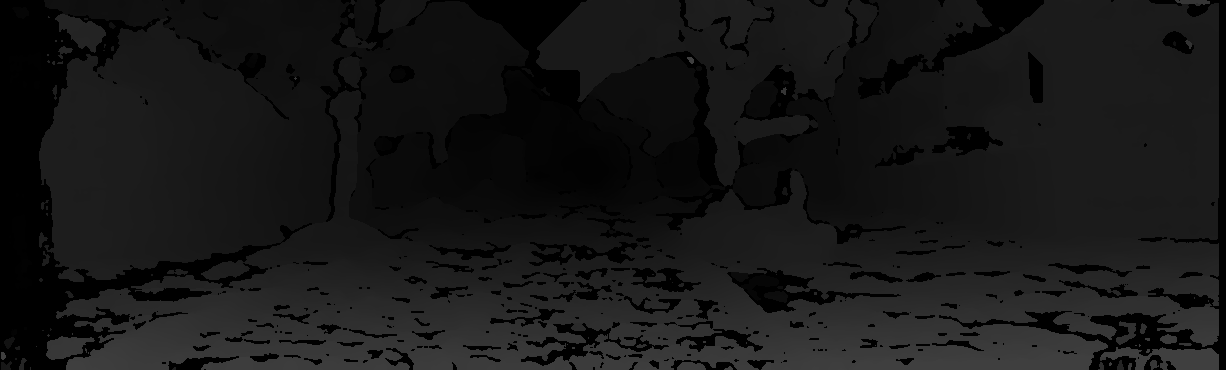
#> input picture Code/matlab_Disparity/000000_10.png, 1226 x 370 px, given as the content of the folder :/KITTI_DataSet/KITTI2012/data_stereo_flow/training/image_0/, which was not available
$ python opencv_Calibration.py   (older library calls are emulated)
#> lines starting #> are read from the running program, lines starting #| are printed output that depends on the picture; after the words box and inside, x2 and y2 are one past the last pixel; in counts of white or black regions, pixels touching at a corner belong together; pictures that were not available may be replaced by others from this repository, and a replacement may not be noted
# -*- coding: utf-8 -*-
"""
Created on Tue Dec 20 10:13:05 2016

@author: MagicWang
"""

import cv2
import numpy as np
from os import listdir
import matplotlib.pyplot as plt

flag = 0  ## 0:BM，1:SGBM
preDir = 'E:/KITTI_DataSet/KITTI2012/data_stereo_flow/training/'
resultDir = './opencv_Result/'
tau = 3 ##误差阈值
picNum = 0

if __name__=="__main__":
    leftDir = preDir + 'image_0/'
    rightDir = preDir + 'image_1/'
    picList = listdir(leftDir)
    disp_err = 0.0

    num = 6
#    blocksize = 17能达到25.08% 25.233%，19：25.07%，25.19%
    blockSize = 17

    picList = ['000000_10.png','000001_10.png']

    for pic in picList:
        if pic.split('_')[1]=='10.png':
            picNum += 1
            imgL = cv2.imread(leftDir + pic, 0)
#> imgL is the input picture: shape (370, 1226); min 0, max 63, mean 22.8
            imgR = cv2.imread(rightDir + pic, 0)
            if flag:
                ## SAD Window numDisparities:范围,最大视差 blockSize:窗的大小
                stereo = cv2.StereoBM_create(numDisparities=16*num, blockSize=blockSize)
            else:
                ## semi-global block matching
                stereo = cv2.StereoSGBM_create(minDisparity=0, numDisparities=16*num, blockSize=blockSize)
            ## disparity是带4bit小数，所以实际值应该除以16
            disparity = stereo.compute(imgL, imgR)
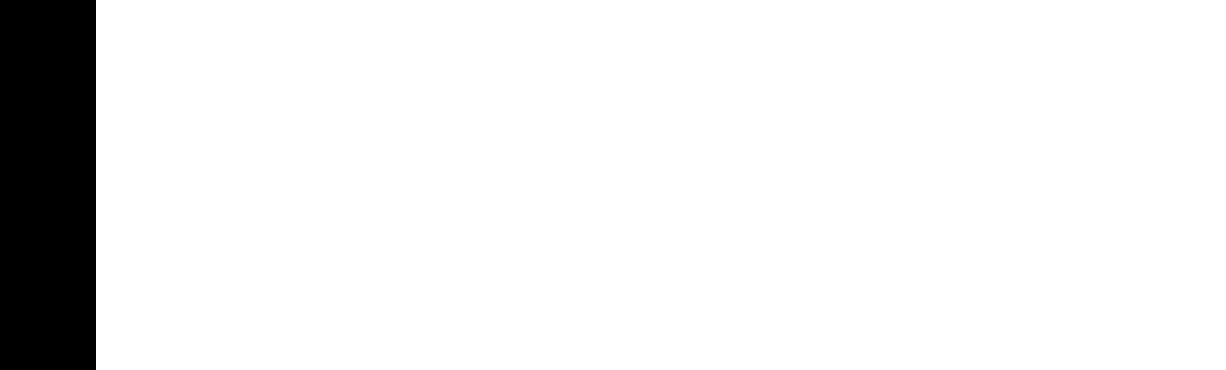
#> disparity: shape (370, 1226) int16; values -16 (black) and 0 (white), 92.2% white; 1 black region, box (x1, y1, x2, y2) and area: (0, 0, 96, 370) 35520
            realDisp = disparity.astype(np.float32)/16.

            referDispName = preDir + 'disp_noc/' + pic
            originalDisp = cv2.imread(referDispName, flags=cv2.IMREAD_ANYDEPTH)
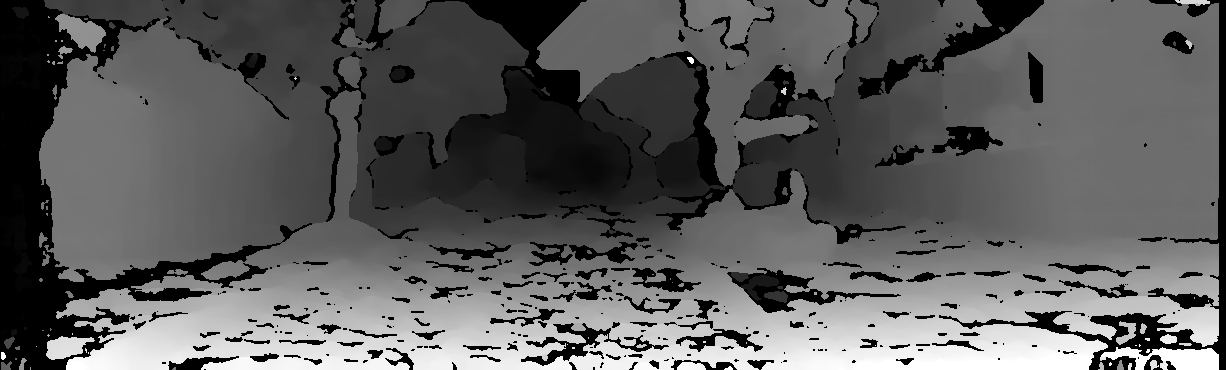
#> originalDisp: shape (370, 1226) uint16; min 0, max 16128, mean 5917.9; drawn with min black and max white
            referDisp = originalDisp.astype(np.float32)/256.0
            referDisp = np.where(originalDisp == 0, -1, referDisp)

            absDisp = abs(referDisp - realDisp)
            absDisp = np.where(referDisp <= 0, 0, absDisp)
            index1 = np.where(absDisp > tau)
#> index1 = 376954 positions, rows 0 to 369, columns 1 to 1218
            index2 = np.where(referDisp > 0)
#> index2 = 386684 positions, rows 0 to 369, columns 0 to 1218
            disp_err = disp_err + len(index1[1])/float(len(index2[1]))
#> disp_err = 0.975
#> pass 2 of the loop `for pic in picList:`:
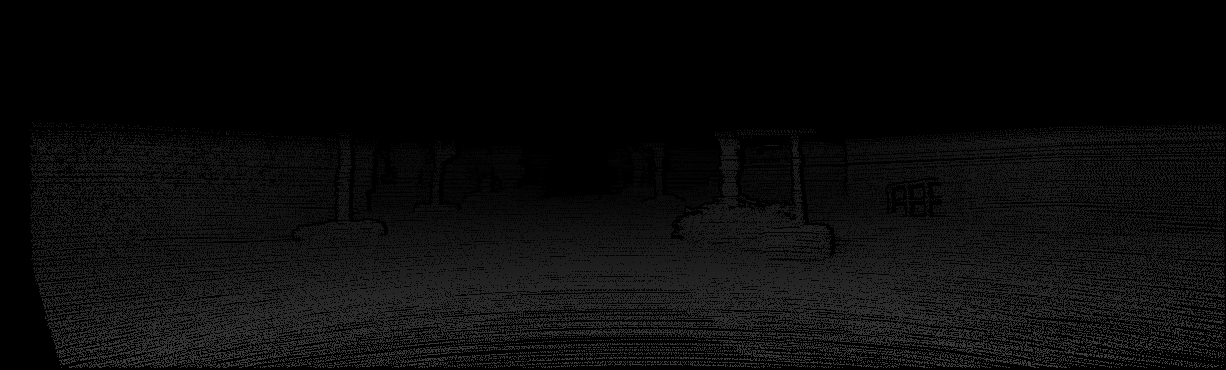
#> input picture Code/matlabCode/data/no_occ.png, 1226 x 370 px, given in place of 000001_10.png, which was not available
#> imgL is the input picture: shape (370, 1226); min 0, max 69, mean 11.1
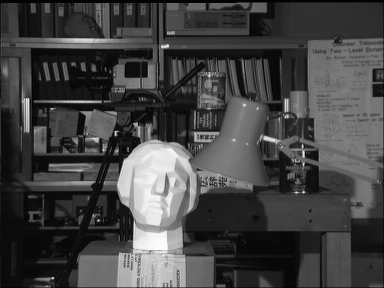
#> input picture Code/opencv/tsukuba_l.png, 384 x 288 px, given in place of 000001_10.png, which was not available
#> imgR is the input picture: shape (288, 384); min 0, max 252, mean 67.6
#> (the run stopped early here; a loop or call above may not have finished)
